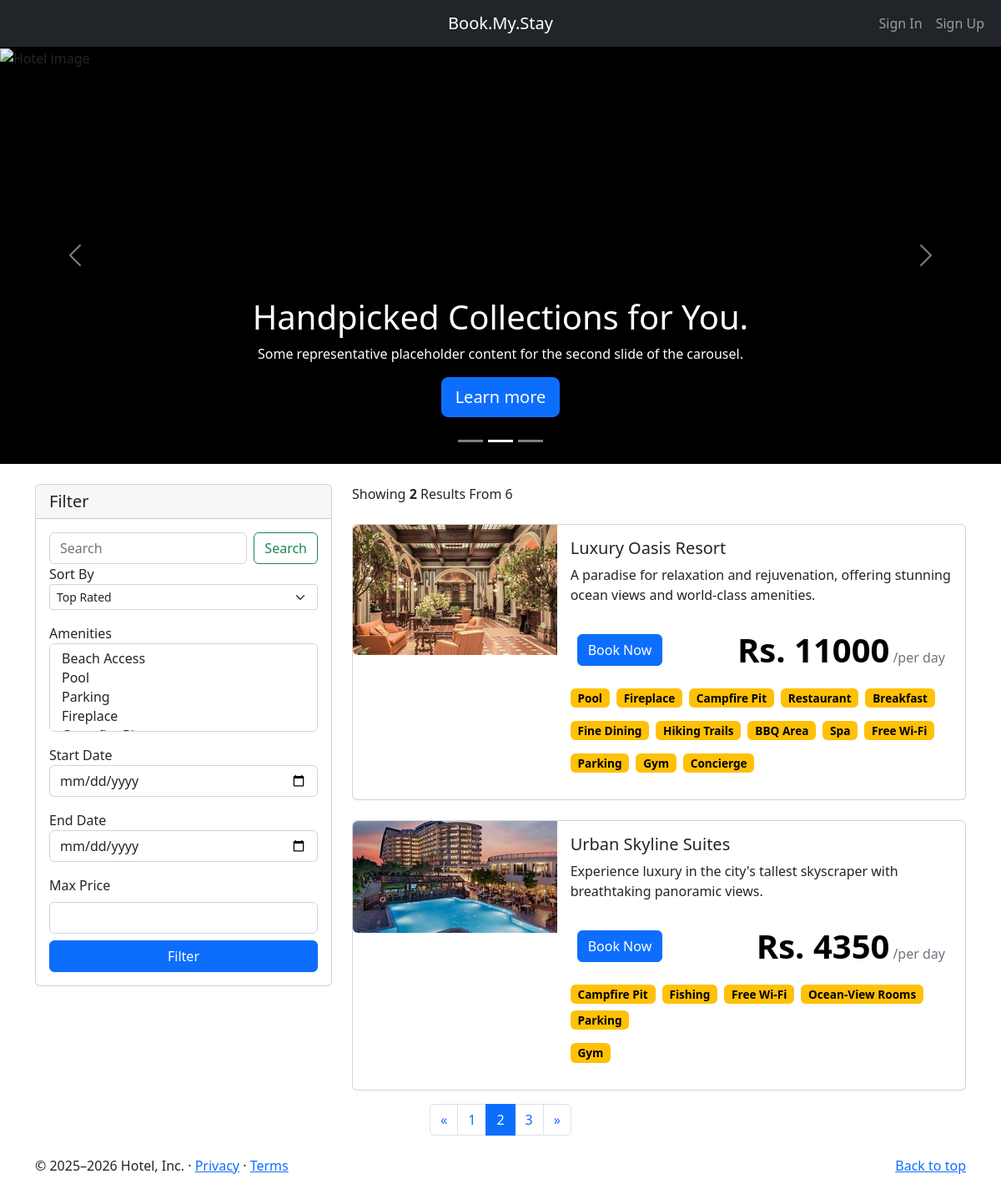
The app's page /?d=10&page=2 with its own data.
### home/models.py (models this page shows, shortened)
class BaseModel(models.Model):
    uid = models.UUIDField(default=uuid.uuid4   , editable=False , primary_key=True)
    created_at = models.DateField(auto_now_add=True)
    updated_at = models.DateField(auto_now_add=True)
    class Meta:
        abstract = True
        ordering=['uid']

class Hotel(BaseModel):
    hotel_name = models.CharField(max_length=100)
    hotel_price = models.IntegerField()
    description = models.TextField()
    amenities = models.ManyToManyField(Amenities)
    room_count = models.IntegerField(default=10)
    max_occupancy_per_room = models.IntegerField(default=2)

class HotelImages(BaseModel):
    hotel= models.ForeignKey(Hotel ,related_name="images", on_delete=models.CASCADE)
    images = models.ImageField(upload_to="hotels")

class Amenities(BaseModel):
    amenity_name = models.CharField(max_length=100)
    def __str__(self) -> str:
        return self.amenity_name

### home/views.py (the view)
# urls.py: path('', index, name='index'),
def index(request):
    amenities = Amenities.objects.all()
    hotels = Hotel.objects.all()
    total_hotels = hotels.count()  # More efficient than len()
    selected_amenities = request.GET.getlist('selectAmenity')
    sort_by = request.GET.get('sortSelect')
    search = request.GET.get('searchInput')
    startdate = request.GET.get('startDate')
    enddate = request.GET.get('endDate')
    price = request.GET.get('price')
    if selected_amenities:
        hotels = hotels.filter(
            amenities__amenity_name__in=selected_amenities).distinct()
    if search:
        hotels = hotels.filter(
            Q(hotel_name__icontains=search) |
            Q(description__icontains=search) |
            Q(amenities__amenity_name__contains=search)
        ).distinct()
    if sort_by:
        if sort_by == 'low_to_high':
            hotels = hotels.order_by('hotel_price')
        elif sort_by == 'high_to_low':
            hotels = hotels.order_by('-hotel_price')
    if price:
        hotels = hotels.filter(hotel_price__lte=int(price))
    if startdate and enddate:
        hotel_ids = [
            hotel.uid for hotel in hotels
            if check_booking(hotel.uid, hotel.room_count, startdate, enddate)
        ]
        hotels = Hotel.objects.filter(uid__in=hotel_ids)
    hotels = hotels.distinct()
    p = Paginator(hotels, 2)
    page_no = request.GET.get('page', 1)
    try:
        hotels_page = p.page(page_no)
    except EmptyPage:
        hotels_page = p.page(p.num_pages)
    context = {
        'amenities': amenities,
        'hotels': hotels_page,
        'sort_by': sort_by,
        'search': search,
        'selected_amenities': selected_amenities,
        'no_of_pages': range(1, p.num_pages + 1),
        'max_price': price,
        'startdate': startdate,
        'enddate': enddate,
        'date': datetime.today().strftime('%Y-%m-%d'),
        'total_hotels': total_hotels
    }
    return render(request, 'home/index.html', context)

### home/templatetags/coustom_tags.py (called while the page is built)
def  modify_url(value):
    if value == '/':
        value += "?d=10"
    return value

### templates/home/index.html (shortened to what this page needs)
{% extends 'home/base.html' %}
{% load coustom_tags %}
{% block body %}
<main>
    <div id="myCarousel" class="carousel slide" data-bs-ride="carousel">
        <div class="carousel-indicators">
            <button type="button" data-bs-target="#myCarousel" data-bs-slide-to="0" class=""
                aria-label="Slide 1"></button>
            <button type="button" data-bs-target="#myCarousel" data-bs-slide-to="1" aria-label="Slide 2" class="active"
                aria-current="true"></button>
            <button type="button" data-bs-target="#myCarousel" data-bs-slide-to="2" aria-label="Slide 3"
                class=""></button>
        </div>
        <div class="carousel-inner" style="height: 500px; overflow: hidden;">
            <div class="carousel-item active">
                <img src="https://unsplash.it/1400/500/?hotel"
                     style="width: 100%; height: 100%; object-fit: cover; object-position: center;"
                     alt="Hotel image">
                <div class="container">
                    <div class="carousel-caption">
                        <h1>Handpicked Collections for You.</h1>
                        <p>Some representative placeholder content for the second slide of the carousel.</p>
                        <p><a class="btn btn-lg btn-primary" href="#scroll-down">Learn more</a></p>
                    </div>
                </div>
            </div>
        </div>
        <button class="carousel-control-prev" type="button" data-bs-target="#myCarousel" data-bs-slide="prev">
            <span class="carousel-control-prev-icon" aria-hidden="true"></span>
        </button>
        <button class="carousel-control-next" type="button" data-bs-target="#myCarousel" data-bs-slide="next">
            <span class="carousel-control-next-icon" aria-hidden="true"></span>
        </button>
    </div>
    <main>
        <div class="container mt-4">
            <div class="row margin-auto">
                <div class="col-4">
                    <div class="card">
                        <h5 class="card-header">Filter</h5>
                        <div class="card-body">
                            <form action="" class="iform-group">
                                <div class="d-flex mb-3ammeni">
                                    <input class="form-control me-2" type="search" placeholder="Search"
                                        aria-label="Search" id="searchInput" name="searchInput" >
                                    <button class="btn btn-outline-success" id="searchBtn" type="submit">Search</button>
                                </div>
                                <label for="sortSelect ">
                                    Sort By
                                </label>
                                <div class="mb-3">
                                    <select class="form-select form-select-sm" aria-label=".form-select-sm example"
                                        id="sortSelect" name="sortSelect">
                                        <option value="rated" {% if sort_by == "rated" %}{% endif %}>Top Rated</option>
                                    </select>
                                </div>
                                <label for="selectAmenity">
                                    Amenities
                                </label>
                                <select class="form-select" multiple aria-label="multiple select example"
                                    id='selectAmenity' name="selectAmenity">
                                    {% for amenity in amenities %}
                                    <option value="{{amenity.amenity_name}}"
                                    {% if amenity.amenity_name in selected_amenities %} selected {% endif %}>{{amenity.amenity_name}}</option>
                                    {% endfor %}
                                </select>
                                <label for="startDate" class='mt-3'>
                                    Start Date
                                </label>
                                <input type="date" name="startDate" class="form-control" id="startDate"
                                    name="startDate" min='{{date}}'>
                                <label for="endDate" class="mt-3">
                                    End Date
                                </label>
                                <input type="date" name="endDate" class="form-control" id="endDate" name="endDate" min='{{date}}'>
                                <div class="mt-3">
                                    <label for="customRange2" class="form-label">Max Price</label>
                                    <input type="number" class="form-control mb-2" id="price" name="price"
                                >
                                </div>
                                <div class="d-grid">
                                    <button class="btn btn-primary d-block" type="submit">
                                        Filter
                                    </button>
                                </div>
                            </form>
                        </div>
                    </div>
                </div>
                <div class="col-8 ">
                    <div class="col-5" id="scroll-down">
                        Showing <span class="fw-bold">{{hotels|length}}</span> Results From {{total_hotels}}
                    </div>
                    <div class="">
                        {% for hotel in hotels.object_list %}
                        <div class="card mb-3 mt-4" style="max-width: 1000px;">
                            <div class="row g-0">
                                <div class="col-md-4">
                                    <a href="/hotel/{{hotel.uid}}">
                                        <img src="/media/{{hotel.images.first.images}}" class="img-fluid rounded-start"
                                            alt="...">
                                    </a>
                                </div>
                                <div class="col-md-8">
                                    <div class="card-body">
                                        <h5 class="card-title">{{hotel.hotel_name}}</h5>
                                        <p class="card-text">{{hotel.description|truncatechars:100}}
                                        </p>
                                        <div class="d-flex justify-content-between align-items-center p-2 bg-white">
                                            <a class="btn btn-primary" href="/hotel/{{hotel.uid}}">
                                                Book Now
                                            </a>
                                            <div class="d-flex align-items-baseline">
                                                <span class="fw-bold text-black fs-1 me-1">Rs. {{hotel.hotel_price}}</span>
                                                <span class="text-muted">/per day</span>
                                            </div>
                                        </div>
                                        <div class="amenities-container mt-2">
                                            {% for amenity in hotel.amenities.all %}
                                                {% if forloop.counter0|divisibleby:5 %}
                                                    {% if not forloop.first %}</div>{% endif %}
                                                    <div class="d-flex flex-wrap mb-2">
                                                {% endif %}
                                                <span class="badge me-2 mb-2" style="background-color: #FFC107; color: rgb(0, 0, 0);">{{ amenity }}</span>
                                                {% if forloop.last %}</div>{% endif %}
                                            {% endfor %}
                                        </div>
                                    </div>
                                </div>
                            </div>
                        </div>
                        {% endfor %}
                    </div>
                </div>
            </div>
        </div>
        <nav>
            <ul class="pagination justify-content-center">
                {% if hotels.has_previous %}
                <li class="page-item">
                    <a class="page-link" href="{{request.get_full_path|modify_url}}&page={{hotels.previous_page_number}}" aria-label="Previous">
                        <span aria-hidden="true">&laquo;</span>
                    </a>
                </li>
                {% endif %}
                {% for i in no_of_pages %}
                <li class="page-item"><a class="page-link {% if i == hotels.number %} active {% endif %}" href="{{request.get_full_path|modify_url}}&page={{i}}"
                >{{i}}</a></li>
                {% endfor %}
                {% if hotels.has_next %}
                <li class="page-item">
                    <a class="page-link" href="{{request.get_full_path|modify_url}}&page={{hotels.next_page_number}}" aria-label="Next">
                        <span aria-hidden="true">&raquo;</span>
                    </a>
                </li>
                {% endif %}
            </ul>
        </nav>
    </main>
    <footer class="container mt-4 ">
        <p class="float-end"><a href="#">Back to top</a></p>
        <p>© 2025–2026 Hotel, Inc. · <a href="#">Privacy</a> · <a href="#">Terms</a></p>
    </footer>
</main>
{% endblock body %}

### templates/home/index.html (style rules this page uses)
.carousel-item { background-color: black; height:500px; }
.amenities-container .badge { font-size: 0.85rem; padding: 0.35em 0.65em; white-space: nowrap; }

### records on screen
Hotel: images.first.images (picture), hotel_name "Luxury Oasis Resort", description "A paradise for relaxation and rejuvenation, offering stunning ocean views and world-class amenities.", hotel_price "11000"
Amenities: amenity_name "Pool"
Amenities: amenity_name "Fireplace"
Amenities: amenity_name "Campfire Pit"
Amenities: amenity_name "Restaurant"
Amenities: amenity_name "Breakfast"
Amenities: amenity_name "Fine Dining"
Amenities: amenity_name "Hiking Trails"
Amenities: amenity_name "BBQ Area"
Amenities: amenity_name "Spa"
Amenities: amenity_name "Free Wi-Fi"
Amenities: amenity_name "Parking"
Amenities: amenity_name "Gym"
Amenities: amenity_name "Concierge"
Hotel: images.first.images (picture), hotel_name "Urban Skyline Suites", description "Experience luxury in the city's tallest skyscraper with breathtaking panoramic views.", hotel_price "4350"
Amenities: amenity_name "Fishing"
Amenities: amenity_name "Ocean-View Rooms"

### other values on screen
{{ hotels|length }} "2"
{{ total_hotels }} "6"
{{ i }} "1" "2" "3"
